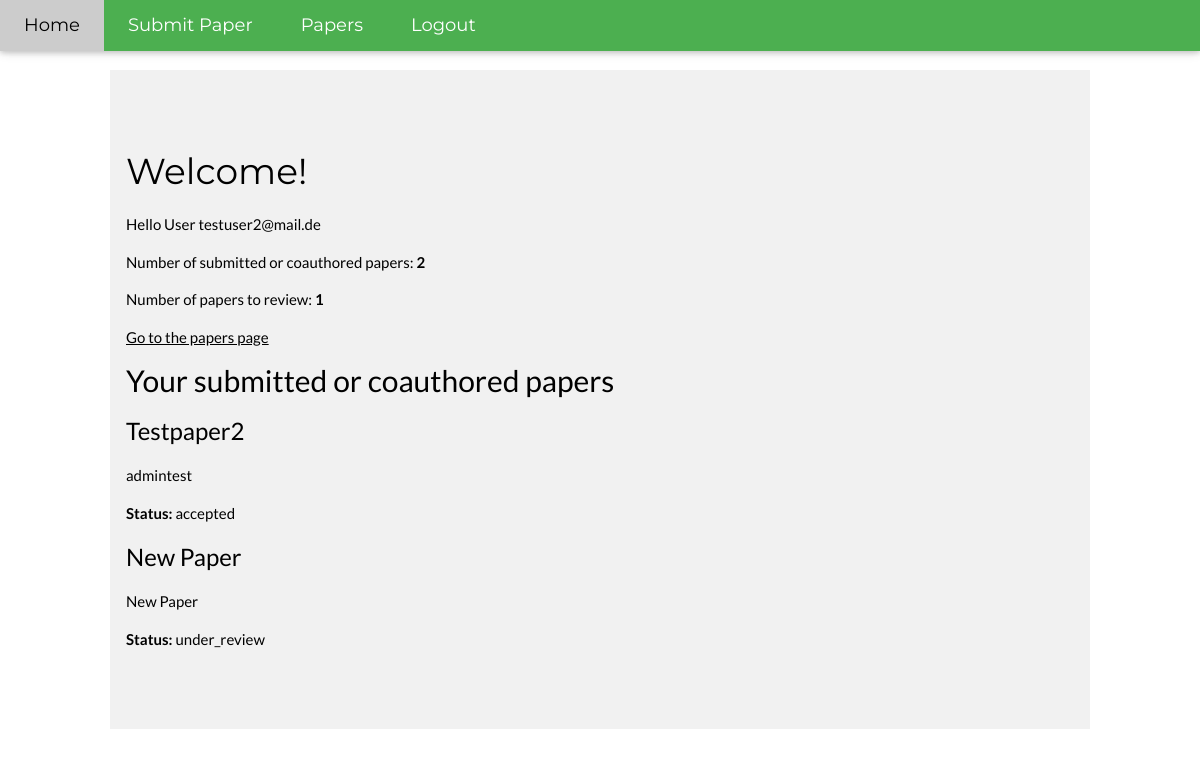
/ (signed in), run on an earlier commit of the app's database.
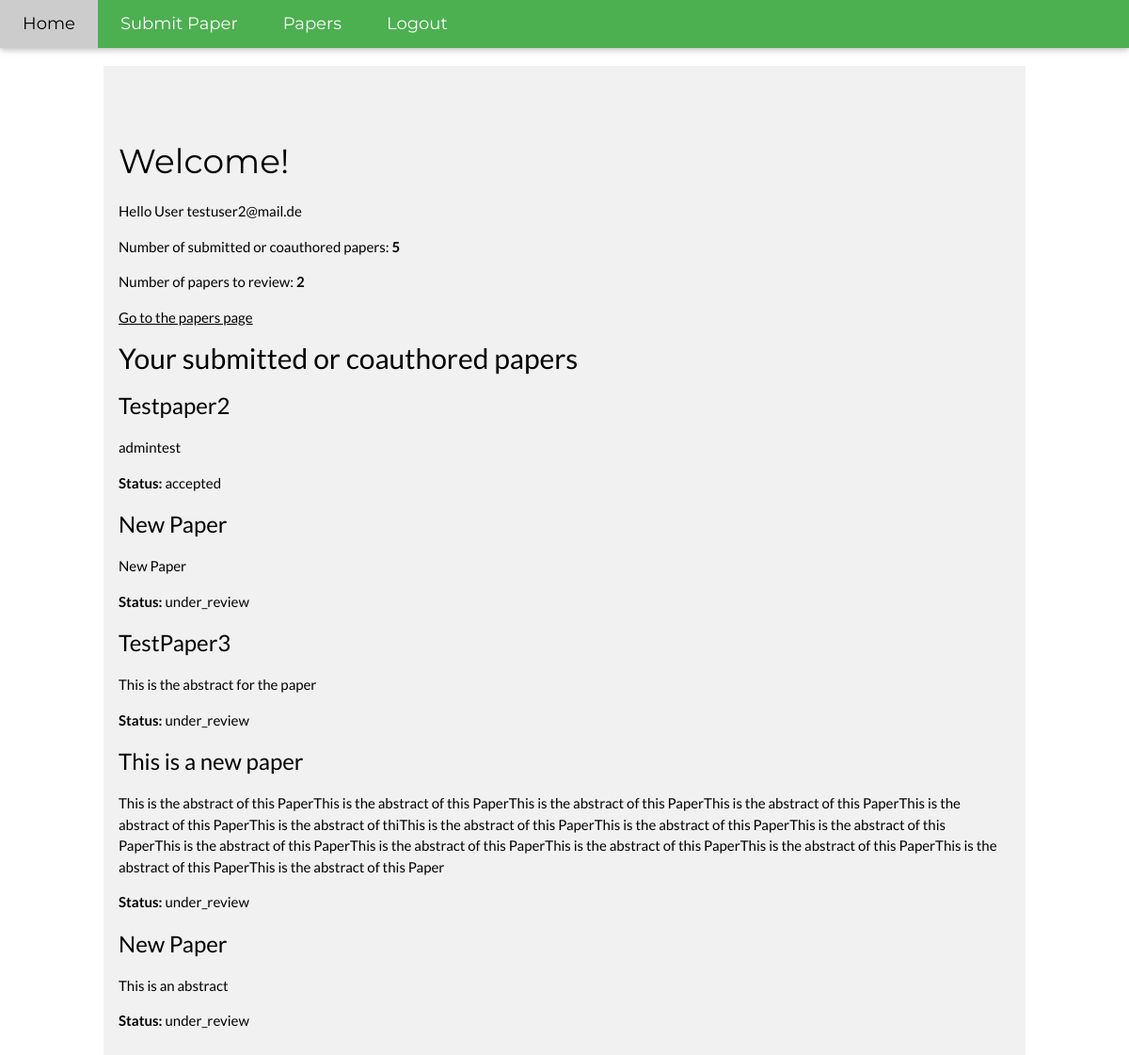
And on a later commit of the database.
### models.py (models this page shows, shortened)
class Paper(db.Model):
    __tablename__ = 'paper'
    id = db.Column(db.Integer, primary_key=True)
    status = db.Column(db.String(120), nullable=False)
    title = db.Column(db.String(120), nullable=False)
    abstract = db.Column(db.Text(500), nullable=False)
    authors = db.relationship('User', secondary=authors, lazy='subquery', backref=db.backref('papers', lazy=True))
    reviewers = db.relationship("Score", back_populates="paper")
    scores = db.relationship("Score", back_populates="paper")

### app.py (the view)
@app.route('/')
@check_authentification # preprocessor in the helper_functions file
def index():
    current_user = get_current_user()
    submitted_papers = Paper.query.filter(Paper.authors.any(id=current_user.id)).all()
    review_papers = db.session.query(Paper).filter(Paper.scores.any(reviewer=current_user)).filter(Paper.scores.any(is_rated = False)).all()
    return render_template('index.html', submitted_papers=submitted_papers, review_papers=review_papers)

### helper_functions.py (called while the page is built)
def logged_in():
    return "auth_user_id" in session

@app.context_processor
def add_template_variables():
    variables = dict()
    logged_in_bool = logged_in()
    variables["logged_in"] = logged_in()
    variables["request_path"] = str(request.path)
    if logged_in_bool:
        variables["current_user"] = get_current_user()
    return variables

def check_authentification(f):
    @wraps(f)
    def decorated_function(*args, **kwargs):
        if logged_in():
            return f(*args, **kwargs)
        else:
            flash({"formField" : "success", "message" : "You do not have access to this page."}, CssClasses.ERROR)
            return redirect(url_for("login"))
    return decorated_function

def get_current_user():
    return User.query.get(session["auth_user_id"])

### templates/index.html (shortened to what this page needs)
{% extends "layout.html" %}
{% block body %}
    <div class="w3-row-padding w3-light-grey w3-padding-64 w3-container">
      <h1>Welcome!</h1>
      <p>Hello User {{ current_user.email }}</p>
      {% if not current_user.is_admin %}
        <p>Number of submitted or coauthored papers: <strong>{{ submitted_papers|length }}</strong> </p>
        {% if current_user.is_reviewer %}
          <p>Number of papers to review: <strong>{{ review_papers|length }}</strong></p>
        {% endif %}
        <a href="{{url_for('getPapersUserOverview')}}">Go to the papers page</a>
        <h2>Your submitted or coauthored papers</h2>
        {% if submitted_papers|length == 0 %}
            <p>You haven't handed in anything</p>
        {% else %}
            {% for paper in submitted_papers %}
                <h3>{{ paper.title }}</h3>
                <p>{{ paper.abstract }}</p>
                <p><b>Status: </b>{{ paper.status }}</p>
            {% endfor %}
        {% endif %}
      {% endif %}
    </div>
{% endblock %}

What changed in the data, as far as the page shows it:
added Paper: title "TestPaper3", abstract "This is the abstract for the paper", status "under_review"
added Paper: title "This is a new paper", abstract "This is the abstract of this PaperThis is the abstract of this PaperThis is the abstract of this PaperThis is the abstract of this PaperThis is the abstract of this PaperThis is the abstract of thiThis is the abstract of this PaperThis is the abstract of this PaperThis is the abstract of this PaperThis is the abstract of this PaperThis is the abstract of this PaperThis is the abstract of this PaperThis is the abstract of this PaperThis is the abstract of this PaperThis is the abstract of this Paper", status "under_review"
added Paper: title "New Paper", abstract "This is an abstract", status "under_review"
Also different on the page:
{{ submitted_papers|length }}: "2" → "5"
{{ review_papers|length }}: "1" → "2"
